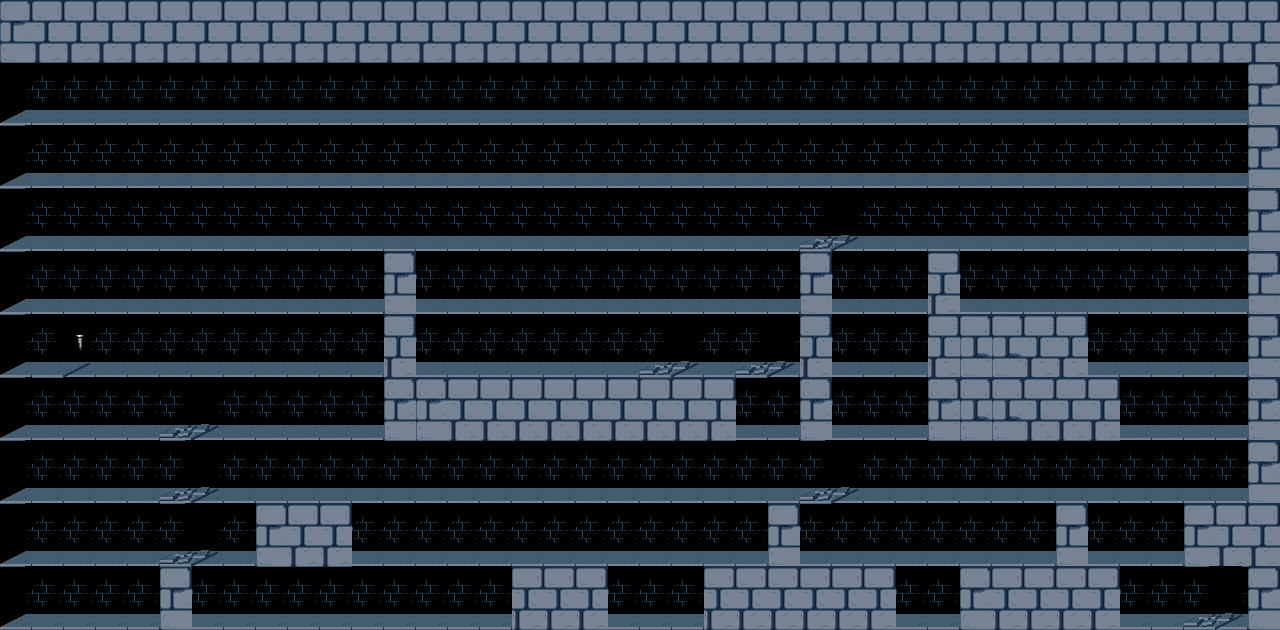

A level layout from a 2D game, rendered from its tile map. Below: a short description, then the map file with its tile-grid data intact:
An orthogonal 40x10 tile map with 32x63 px tiles, 4 tile layers (background, ground_wall, columnds_doors, roof).

<map version="1.0" orientation="orthogonal" renderorder="right-down" width="40" height="10" tilewidth="32" tileheight="63" nextobjectid="1">
 <tileset firstgid="1" name="Tileset_level1" tilewidth="128" tileheight="128" tilecount="16" columns="4">
  <image source="Tileset_level1.png" width="512" height="512" />
 </tileset>
 <layer name="background" width="40" height="10">
  <data encoding="csv">
11,11,11,11,11,11,11,11,11,11,11,11,11,11,11,11,11,11,11,11,11,11,11,11,11,11,11,11,11,11,11,11,11,11,11,11,11,11,11,11,
11,11,11,11,11,11,11,11,11,11,11,11,11,11,11,11,11,11,11,11,11,11,11,11,11,11,11,11,11,11,11,11,11,11,11,11,11,11,11,11,
11,11,11,11,11,11,11,11,11,11,11,11,11,11,11,11,11,11,11,11,11,11,11,11,11,11,11,11,11,11,11,11,11,11,11,11,11,11,11,11,
11,11,11,11,11,11,11,11,11,11,11,11,11,11,11,11,11,11,11,11,11,11,11,11,11,11,11,11,11,11,11,11,11,11,11,11,11,11,11,11,
11,11,11,11,11,11,11,11,11,11,11,11,11,11,11,11,11,11,11,11,11,11,11,11,11,11,11,11,11,11,11,11,11,11,11,11,11,11,11,11,
11,11,11,11,11,11,11,11,11,11,11,11,11,11,11,11,11,11,11,11,11,11,11,11,11,11,11,11,11,11,11,11,11,11,11,11,11,11,11,11,
11,11,11,11,11,11,11,11,11,11,11,11,11,11,11,11,11,11,11,11,11,11,11,11,11,11,11,11,11,11,11,11,11,11,11,11,11,11,11,11,
11,11,11,11,11,11,11,11,11,11,11,11,11,11,11,11,11,11,11,11,11,11,11,11,11,11,11,11,11,11,11,11,11,11,11,11,11,11,11,11,
11,11,11,11,11,11,11,11,11,11,11,11,11,11,11,11,11,11,11,11,11,11,11,11,11,11,11,11,11,11,11,11,11,11,11,11,11,11,11,11,
11,11,11,11,11,11,11,11,11,11,11,11,11,11,11,11,11,11,11,11,11,11,11,11,11,11,11,11,11,11,11,11,11,11,11,11,11,11,11,11
</data>
 </layer>
 <layer name="ground_wall" width="40" height="10">
  <data encoding="csv">
1,3,3,3,3,3,3,3,3,3,3,3,3,3,3,3,3,3,3,3,3,3,3,3,3,3,3,3,3,3,3,3,3,3,3,3,3,3,3,3,
6,0,0,0,0,0,0,0,0,0,0,0,0,0,0,0,0,0,0,0,0,0,0,0,0,0,0,0,0,0,0,0,0,0,0,0,0,0,0,1,
6,0,0,0,0,0,0,0,0,0,0,0,0,0,0,0,0,0,0,0,0,0,0,0,0,7,7,0,0,7,7,7,0,0,0,0,0,0,0,1,
6,0,0,0,0,0,0,0,0,7,7,0,7,7,0,0,0,0,0,0,0,0,0,0,0,7,7,0,0,7,7,0,0,0,0,0,0,0,0,1,
6,0,0,0,0,0,0,0,0,0,0,7,1,6,0,0,0,0,0,0,7,7,7,7,7,1,6,0,0,3,6,7,7,7,7,0,0,0,7,1,
6,10,0,0,0,7,7,7,7,7,7,0,3,6,7,7,7,7,7,7,7,7,7,7,0,3,6,0,0,3,2,2,3,3,6,7,0,0,0,1,
6,6,0,0,0,7,7,0,0,0,0,7,1,1,3,3,3,3,3,3,3,3,3,6,0,1,6,7,7,1,2,2,3,3,3,6,0,0,7,1,
6,6,7,7,7,7,7,0,7,7,7,6,0,0,0,0,0,0,0,0,0,0,0,0,7,7,0,0,0,0,0,0,0,7,7,0,0,7,7,1,
6,0,0,0,0,7,7,0,1,3,3,6,0,7,0,0,7,7,7,7,0,0,7,7,1,6,7,7,7,0,7,7,7,1,6,7,0,1,3,3,
6,7,7,7,7,1,6,7,7,7,7,7,7,6,7,7,3,3,3,6,7,7,3,3,3,3,3,3,6,7,1,3,3,3,3,6,7,7,7,1
</data>
 </layer>
 <layer name="columnds_doors" width="40" height="10">
  <data encoding="csv">
0,0,0,0,0,0,0,0,0,0,0,0,0,0,0,0,0,0,0,0,0,0,0,0,0,0,0,0,0,0,0,0,0,0,0,0,0,0,0,0,
0,0,0,0,0,0,0,0,0,0,0,0,0,0,0,0,0,0,0,0,0,0,0,0,0,0,0,0,0,0,0,0,0,0,0,0,0,0,0,0,
0,0,0,0,0,0,0,0,0,0,0,0,0,0,0,0,0,0,0,0,0,0,0,0,0,0,0,0,0,0,0,0,0,0,0,0,0,0,0,0,
0,0,0,0,0,0,0,0,0,0,0,0,0,0,0,0,0,0,0,0,0,0,0,0,0,12,0,0,0,0,13,0,0,0,0,0,0,0,0,0,
0,0,0,0,0,0,0,0,0,0,0,0,0,0,0,0,0,0,0,0,0,0,0,0,0,0,0,0,0,0,0,0,0,0,0,0,0,0,0,0,
0,0,0,0,0,0,0,0,0,0,0,0,0,0,0,0,0,0,0,0,12,0,0,12,0,0,0,0,0,0,0,0,0,0,0,0,0,0,0,0,
0,0,0,0,0,12,0,0,0,0,0,0,0,0,0,0,0,0,0,0,0,0,0,0,0,0,0,0,0,0,0,0,0,0,0,0,0,0,0,0,
0,0,0,0,0,12,0,0,0,0,0,0,0,0,0,0,0,0,0,0,0,0,0,0,0,12,0,0,0,0,0,0,0,13,0,0,0,0,0,0,
0,0,0,0,0,12,0,0,0,0,0,0,0,0,0,0,0,0,0,0,0,0,0,0,0,0,0,0,0,0,0,0,0,0,0,0,0,0,0,0,
0,0,0,0,0,0,0,0,0,0,0,0,0,0,0,0,0,0,0,0,0,0,0,0,0,0,0,0,0,0,0,0,0,0,0,0,0,12,0,0
</data>
 </layer>
 <layer name="roof" width="40" height="10">
  <data encoding="csv">
14,14,14,14,14,14,14,14,14,14,14,14,14,14,14,14,14,14,14,14,14,14,14,14,14,14,14,14,14,14,14,14,14,14,14,14,14,14,14,14,
0,0,0,0,0,0,0,0,0,0,0,0,0,0,0,0,0,0,0,0,0,0,0,0,0,0,0,0,0,0,0,0,0,0,0,0,0,0,0,0,
0,0,0,0,0,0,0,0,0,0,0,0,0,0,0,0,0,0,0,0,0,0,0,0,0,0,0,0,0,0,0,0,0,0,0,0,0,0,0,0,
0,0,0,0,0,0,0,0,0,0,0,0,0,0,0,0,0,0,0,0,0,0,0,0,0,0,0,0,0,0,0,0,0,0,0,0,0,0,0,0,
0,0,0,0,0,0,0,0,0,0,0,0,0,0,0,0,0,0,0,0,0,0,0,0,0,0,0,0,0,0,0,0,0,0,0,0,0,0,0,0,
0,0,0,0,0,0,0,0,0,0,0,0,0,0,0,0,0,0,0,0,0,0,0,0,0,0,0,0,0,0,0,0,0,0,0,0,0,0,0,0,
0,0,0,0,0,0,0,0,0,0,0,0,0,0,0,0,0,0,0,0,0,0,0,0,0,0,0,0,0,0,0,0,0,0,0,0,0,0,0,0,
0,0,0,0,0,0,0,0,0,0,0,0,0,0,0,0,0,0,0,0,0,0,0,0,0,0,0,0,0,0,0,0,0,0,0,0,0,0,0,0,
0,0,0,0,0,0,0,0,0,0,0,0,0,0,0,0,0,0,0,0,0,0,0,0,0,0,0,0,0,0,0,0,0,0,0,0,0,0,0,0,
0,0,0,0,0,0,0,0,0,0,0,0,0,0,0,0,0,0,0,0,0,0,0,0,0,0,0,0,0,0,0,0,0,0,0,0,0,0,0,0
</data>
 </layer>
</map>